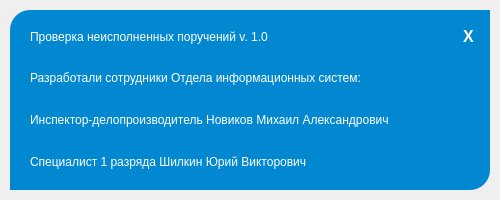
<?xml version="1.0" encoding="UTF-8"?>
<ui version="4.0">
 <class>Dialog</class>
 <widget class="QDialog" name="Dialog">
  <property name="windowModality">
   <enum>Qt::NonModal</enum>
  </property>
  <property name="enabled">
   <bool>true</bool>
  </property>
  <property name="geometry">
   <rect>
    <x>0</x>
    <y>0</y>
    <width>500</width>
    <height>200</height>
   </rect>
  </property>
  <property name="minimumSize">
   <size>
    <width>382</width>
    <height>152</height>
   </size>
  </property>
  <property name="maximumSize">
   <size>
    <width>500</width>
    <height>200</height>
   </size>
  </property>
  <property name="cursor">
   <cursorShape>ArrowCursor</cursorShape>
  </property>
  <property name="contextMenuPolicy">
   <enum>Qt::DefaultContextMenu</enum>
  </property>
  <property name="windowTitle">
   <string>Dialog</string>
  </property>
  <property name="windowIcon">
   <iconset>
    <normaloff>:/roskazna.png</normaloff>:/roskazna.png</iconset>
  </property>
  <property name="styleSheet">
   <string notr="true">color: white;</string>
  </property>
  <layout class="QVBoxLayout" name="verticalLayout">
   <property name="spacing">
    <number>0</number>
   </property>
   <property name="leftMargin">
    <number>0</number>
   </property>
   <property name="topMargin">
    <number>0</number>
   </property>
   <property name="rightMargin">
    <number>0</number>
   </property>
   <property name="bottomMargin">
    <number>0</number>
   </property>
   <item>
    <widget class="QWidget" name="widget" native="true">
     <property name="styleSheet">
      <string notr="true"/>
     </property>
     <widget class="QLabel" name="label">
      <property name="geometry">
       <rect>
        <x>10</x>
        <y>10</y>
        <width>480</width>
        <height>180</height>
       </rect>
      </property>
      <property name="styleSheet">
       <string notr="true">border-top-left-radius: 20px;
border-bottom-right-radius: 20px;
border-color: black;
color: white;
background-color: #0288D0;
</string>
      </property>
      <property name="text">
       <string/>
      </property>
     </widget>
     <widget class="QWidget" name="layoutWidget">
      <property name="geometry">
       <rect>
        <x>30</x>
        <y>10</y>
        <width>449</width>
        <height>163</height>
       </rect>
      </property>
      <layout class="QVBoxLayout" name="verticalLayout_2">
       <property name="spacing">
        <number>20</number>
       </property>
       <property name="topMargin">
        <number>17</number>
       </property>
       <item>
        <layout class="QHBoxLayout" name="horizontalLayout">
         <property name="spacing">
          <number>0</number>
         </property>
         <property name="topMargin">
          <number>0</number>
         </property>
         <property name="rightMargin">
          <number>5</number>
         </property>
         <item>
          <widget class="QLabel" name="label_4">
           <property name="styleSheet">
            <string notr="true">font: 75  17pt &quot;Times New Roman&quot;;</string>
           </property>
           <property name="text">
            <string>Проверка неисполненных поручений v. 1.0</string>
           </property>
          </widget>
         </item>
         <item>
          <spacer name="horizontalSpacer">
           <property name="orientation">
            <enum>Qt::Horizontal</enum>
           </property>
           <property name="sizeHint" stdset="0">
            <size>
             <width>40</width>
             <height>20</height>
            </size>
           </property>
          </spacer>
         </item>
         <item>
          <widget class="QPushButton" name="pushButton">
           <property name="font">
            <font>
             <pointsize>12</pointsize>
             <weight>75</weight>
             <bold>true</bold>
            </font>
           </property>
           <property name="styleSheet">
            <string notr="true">border: none;</string>
           </property>
           <property name="text">
            <string>X</string>
           </property>
          </widget>
         </item>
        </layout>
       </item>
       <item>
        <widget class="QLabel" name="label_3">
         <property name="styleSheet">
          <string notr="true">font: 75 italic 13pt &quot;Times New Roman&quot;;</string>
         </property>
         <property name="text">
          <string>Разработали сотрудники Отдела информационных систем:</string>
         </property>
        </widget>
       </item>
       <item>
        <widget class="QLabel" name="label_2">
         <property name="styleSheet">
          <string notr="true">font: 75 italic 12pt &quot;Times New Roman&quot;;</string>
         </property>
         <property name="text">
          <string>Инспектор-делопроизводитель Новиков Михаил Александрович</string>
         </property>
        </widget>
       </item>
       <item>
        <widget class="QLabel" name="label_5">
         <property name="styleSheet">
          <string notr="true">font: 75 italic 12pt &quot;Times New Roman&quot;;</string>
         </property>
         <property name="text">
          <string>Специалист 1 разряда Шилкин Юрий Викторович</string>
         </property>
        </widget>
       </item>
      </layout>
     </widget>
    </widget>
   </item>
  </layout>
 </widget>
 <resources>
  <include location="Images.qrc"/>
 </resources>
 <connections/>
</ui>
